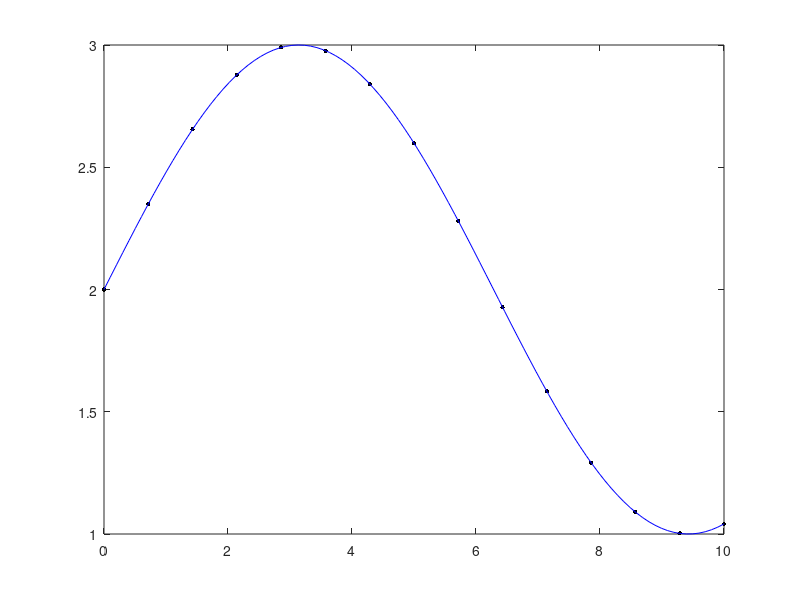

This figure's MATLAB source: (Note: this script raises an error after producing the figure.)
% Best Linearization Function
% AUTHOR: Richard Harless
% DATE: 7/14/2026

%function Optimal_Linearization(L_Bound,U_Bound,Function)
clear
close all
clc

L_Bound = 0;
U_Bound = 10;
Function = @(x) sin(0.5*x) + 2;

%Create Points
n = ceil(1.5*(U_Bound-L_Bound));
too_much_error = 0;

while too_much_error == 0
    Points = linspace(L_Bound,U_Bound,n);
    relax = 0.3;
    Max_dT = zeros(n-1,1);
    Graph = plot(Points,Function(Points),'k.','MarkerSize',10);
    hold on
    X = linspace(L_Bound,U_Bound,100);
    plot(X,Function(X),'b')
    D = 10*ones(n-1,1);
    while max(abs(D)) > 1e-3

        for i = 1:n-1
            Max_dT(i) = dT(Points(i),Points(i+1),Function);
        end

        D = gradient(Max_dT);
        Points(2:n-1) = Points(2:n-1) + transpose(relax*D(2:n-1));
        Graph.XData = Points;
        Graph.YData = Function(Points);
        drawnow
    end
    hold off

    if max(Max_dT) < 1
        n = n-1;
    else
        too_much_error = 1;
    end
end
function max_dT_percent = dT(A,B,Function)

y_A = Function(A);
y_B = Function(B);

m = (y_B - y_A)/(B - A);
linear = @(x1) m*(x1 - A) + y_A;
percent_diff_inv = @(x2) -1*(abs(Function(x2) - linear(x2)))/Function(x2);
[~,max_dT_percent_inv] = fminbnd(percent_diff_inv,A,B);
max_dT_percent = -100*max_dT_percent_inv;
end
